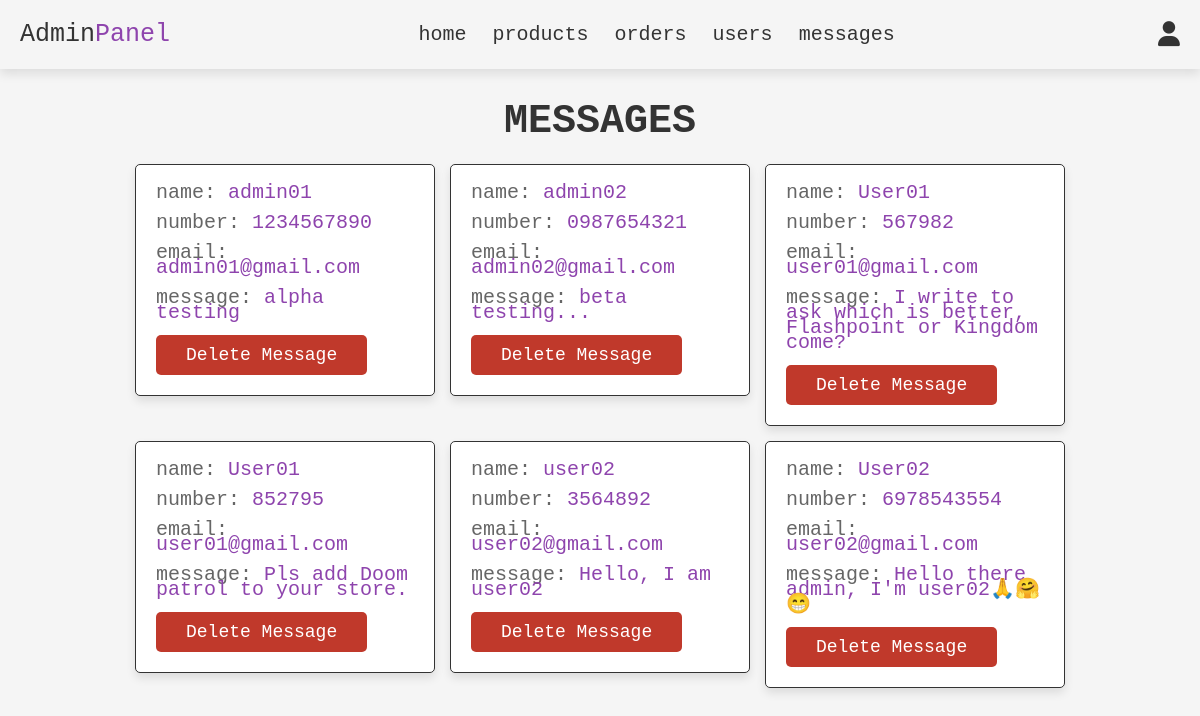
/admin_contacts.php (signed in), run on the app's committed database.
### tables this page shows
CREATE TABLE `message` (
  `id` int(255) NOT NULL,
  `user_id` int(255) NOT NULL,
  `name` varchar(255) NOT NULL,
  `number` varchar(255) NOT NULL,
  `email` varchar(255) NOT NULL,
  `message` varchar(500) NOT NULL
);

### admin_contacts.php (the view, shortened to what this page needs)
<?php
include 'config.php';
?>
<!DOCTYPE html>
<html lang="en">
<head>
    <link rel="stylesheet" href="admin_style.css">
    <link rel="stylesheet" href="fontawesome-free-6.2.1-web/css/all.css">
</head>
    <body>
        <?php include 'admin_header.php'; ?>
            <section class="messages">
            <h1 class = "title">messages</h1>
                <div class="box-container">
                <?php
                    $select_message = mysqli_query($conn, "SELECT * FROM  `message`") or die('query failed');
                    if(mysqli_num_rows($select_message) > 0){
                        while ($fetch_message = mysqli_fetch_assoc($select_message)) {
                    ?>
                        <div class="box">
                            <p>name: <span> <?php echo $fetch_message['name'] ?> </span> </p>
                            <p>number: <span> <?php echo $fetch_message['number'] ?> </span> </p>
                            <p>email: <span> <?php echo $fetch_message['email'] ?> </span> </p>
                            <p>message: <span> <?php echo $fetch_message['message'] ?> </span> </p>
                            <a href="admin_contacts.php?delete=<?php echo $fetch_message['id']; ?>"
                         onclick="return confirm('delete this message?')" class="delete-btn">delete message</a>
                        </div>
                     <?php
                        };
                    }else {
                    echo '<p class = "empty">you have no messages yet</p>';
                    }
                    ?>
                </div>
            </section>
    </body>
</html>

### admin_style.css (style rules this page uses)
:root { --purple:#8e44ad; --red:#c0392b; --orange:#f39c12; --black:#333; --white:#fff; --light-color:#666; --ligt-white:#ccc; --light-bg:#f5f5f5; --border:.1rem solid var(--black); --box-shadow:0 .5rem 1rem rgba(0,0,0,.1); }
* { font-family: 'Courier New', Courier, monospace; margin: 0; padding: 0; box-sizing: border-box; outline: none; border: none; text-decoration: none; transition: all .2s linear; }
html { font-size: 62.5%; overflow-x: hidden; }
body { background-color: var(--light-bg); }
section { padding: 3rem 2rem; }
.title { text-align: center; margin-bottom: 2rem; text-transform: uppercase; color: var(--black); font-size: 4rem; }
.btn, .option-btn, .delete-btn, .white-btn { display: inline-block; margin-top: 1rem; padding: 1rem 3rem; cursor: pointer; color: var(--white); font-size: 1.8rem; border-radius: .5rem; text-transform: capitalize; }
.delete-btn { background-color: var(--red); }
.messages .box-container { display: grid; grid-template-columns: repeat(auto-fit, 30rem); justify-content: center; gap: 1.5rem; max-width: 1200px; margin: 0 auto; align-items: flex-start; }
.messages .box-container .box { background-color: var(--white); padding: 2rem; border: var(--border); box-shadow: var(--box-shadow); border-radius: .5rem; }
.messages .box-container .box p { padding-bottom: 1.5rem; font-size: 2rem; color: var(--light-color); line-height: 1.5rem; }
.messages .box-container .box p span { color: var(--purple); }
.messages .box-container .box .delete-btn { margin-top: 0; }

### data on the page
message: name "admin01", number "1234567890", email "admin01@gmail.com", message "alpha testing"
message: name "admin02", number "0987654321", email "admin02@gmail.com", message "beta testing..."
message: name "User01", number "567982", email "user01@gmail.com", message "I write to ask which is better, Flashpoint or Kingdom come?"
message: name "User01", number "852795", email "user01@gmail.com", message "Pls add Doom patrol to your store."
message: name "user02", number "3564892", email "user02@gmail.com", message "Hello, I am user02"
message: name "User02", number "6978543554", email "user02@gmail.com", message "Hello there admin, I'm user02🙏🤗😁"
